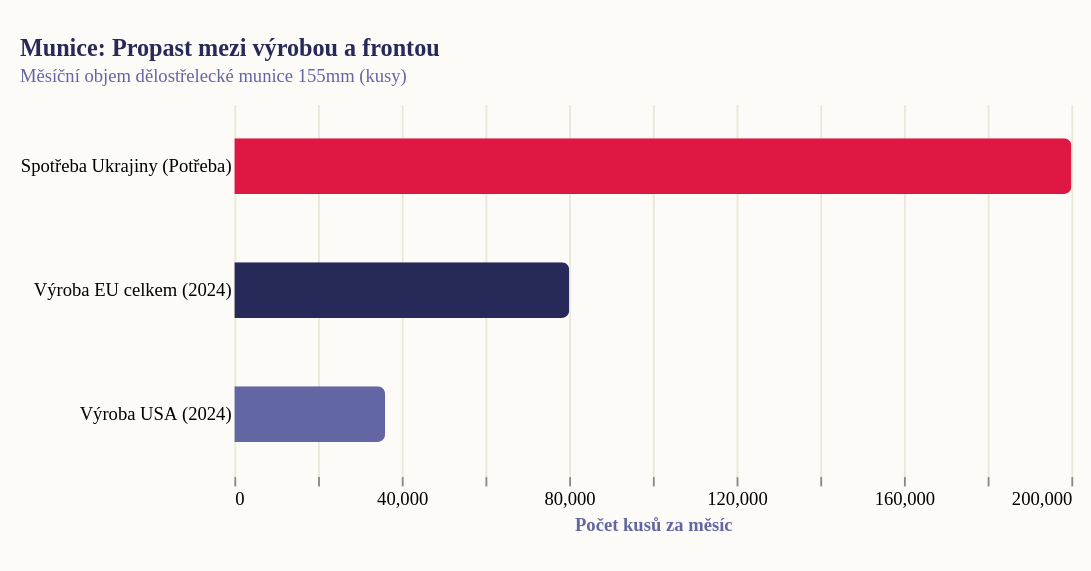

Vega-Lite specification for this chart:
### Vega-Lite specification from a JSON file in a GitHub repository (floating-point values rounded to 4 significant figures)
{"_source": "Zdroj: NATO Support and Procurement Agency (2024), analýza výroby dělostřelecké munice", "$schema": "https://vega.github.io/schema/vega-lite/v5.json", "description": "Munice 155mm: Výrobní kapacity Západu vs. spotřeba na frontě", "width": 450, "height": 200, "padding": {"top": 20, "left": 10, "right": 10, "bottom": 20}, "autosize": {"type": "pad", "resize": true}, "background": "#fdfbf7", "title": {"text": "Munice: Propast mezi výrobou a frontou", "subtitle": "Měsíční objem dělostřelecké munice 155mm (kusy)", "font": "Roboto Slab", "fontSize": 13, "fontWeight": "bold", "anchor": "start", "color": "#272a59", "subtitleFont": "Work Sans", "subtitleFontSize": 10, "subtitleColor": "#6267a3", "offset": 10}, "data": {"values": [{"cat": "Spotřeba Ukrajiny (Potřeba)", "val": 200000, "color": "#de1743"}, {"cat": "Výroba EU celkem (2024)", "val": 80000, "color": "#272a59"}, {"cat": "Výroba USA (2024)", "val": 36000, "color": "#6267a3"}]}, "mark": {"type": "bar", "tooltip": true, "cornerRadiusEnd": 4, "size": 30}, "encoding": {"y": {"field": "cat", "type": "nominal", "title": null, "sort": "-x", "axis": {"labelFont": "Roboto Slab", "labelFontSize": 10, "ticks": false, "domain": false}}, "x": {"field": "val", "type": "quantitative", "title": "Počet kusů za měsíc", "axis": {"titleFont": "Work Sans", "titleFontSize": 10, "labelFont": "Work Sans", "labelFontSize": 10, "gridColor": "#e8e8dc", "domain": false}}, "color": {"field": "color", "type": "nominal", "scale": null}}, "config": {"view": {"stroke": "transparent"}, "title": {"font": "Roboto Slab", "fontWeight": "bold", "fontSize": 13, "anchor": "start", "color": "#272a59", "subtitleFont": "Work Sans", "subtitleFontSize": 10, "subtitleColor": "#6267a3"}, "axis": {"labelFont": "Work Sans", "labelFontSize": 10, "titleFont": "Work Sans", "titleFontSize": 10, "titleColor": "#6267a3"}, "legend": {"labelFont": "Roboto Slab", "labelFontSize": 10, "titleFont": "Roboto Slab", "titleFontSize": 10}}}
